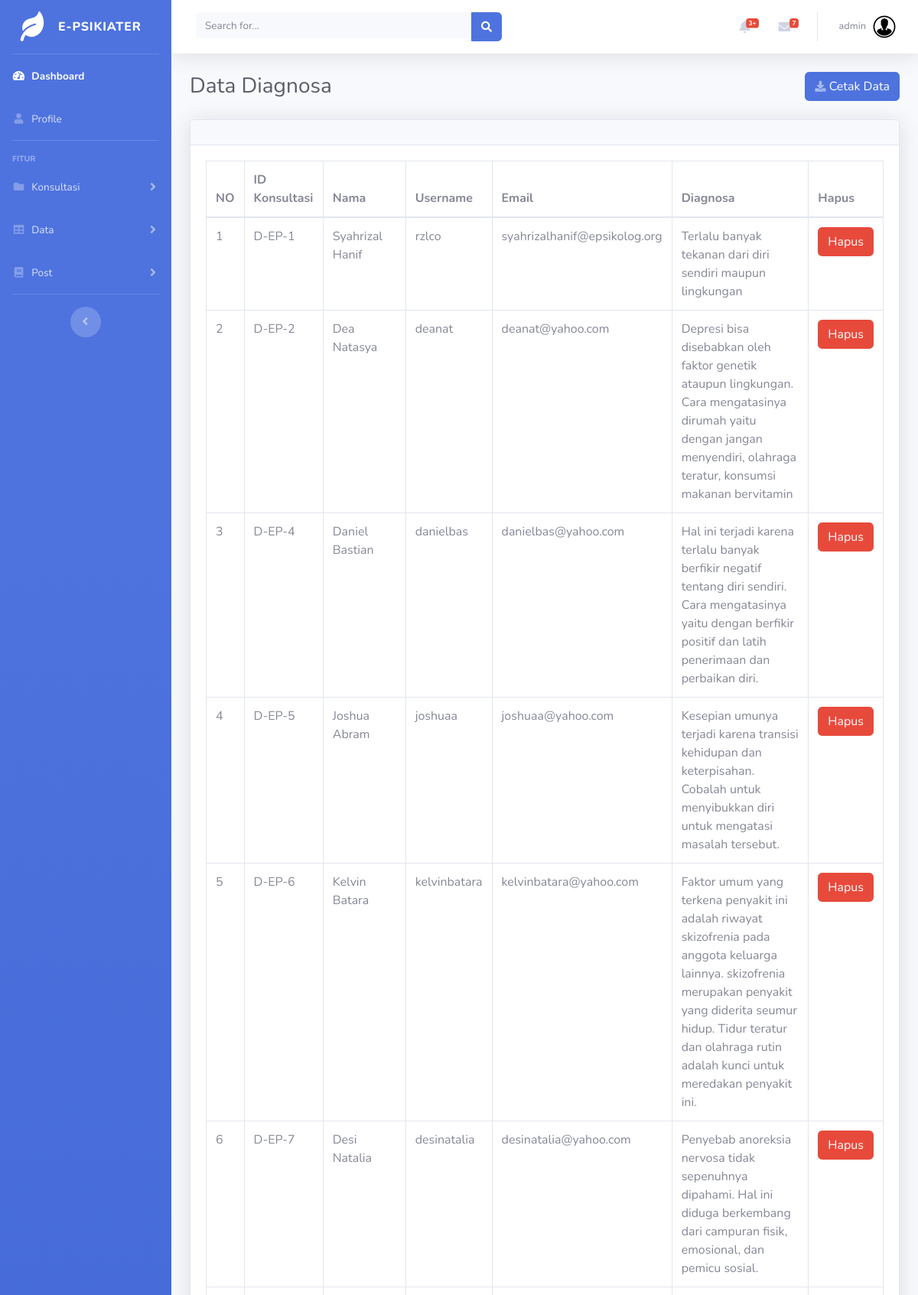
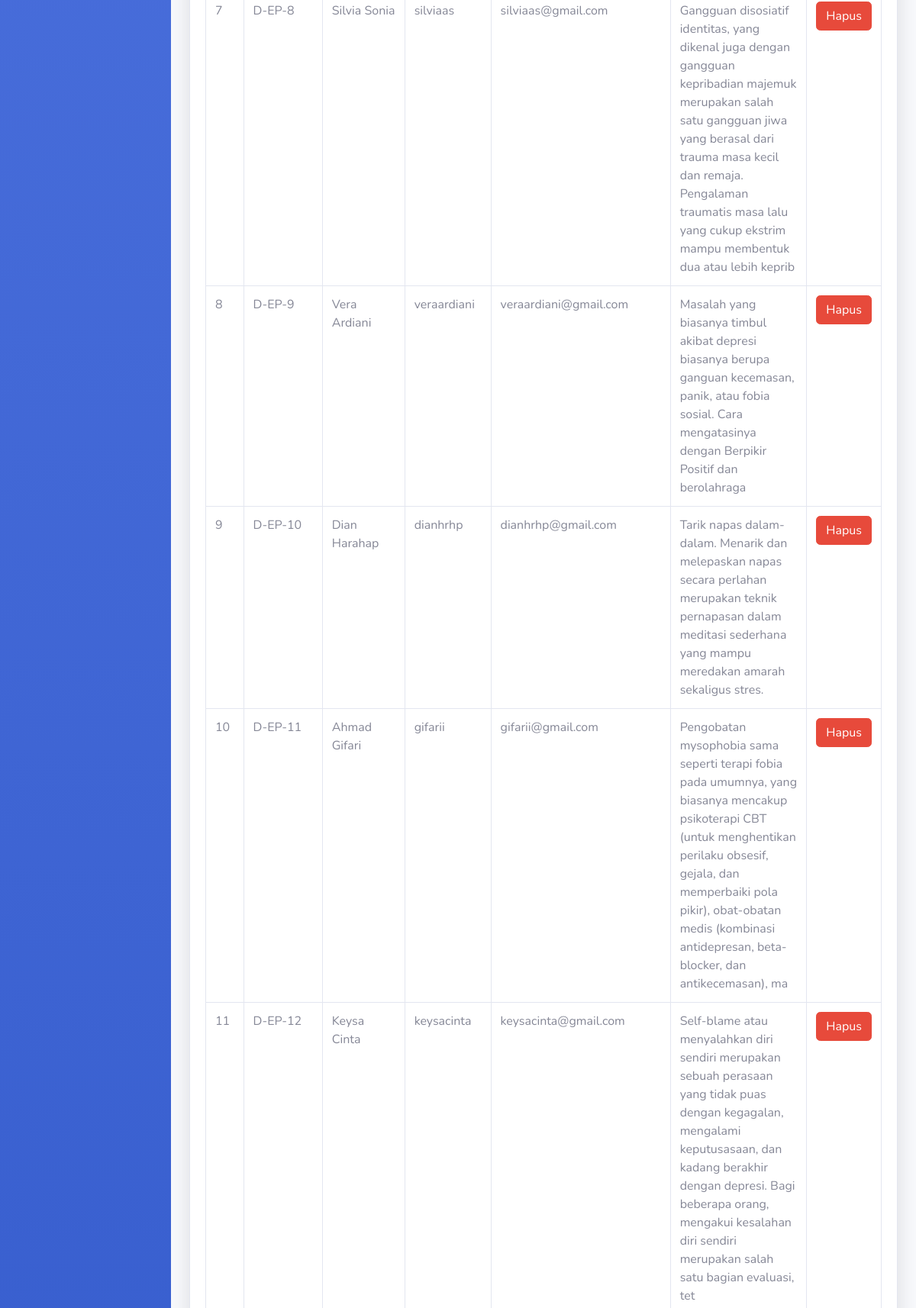
/admin/diagnosa.php (signed in, upper part), run on the app's committed database (2 pictures, top to bottom).
### tables this page shows
CREATE TABLE `diagnosa` (
  `id` int(100) NOT NULL,
  `id_konsultasi` int(100) NOT NULL,
  `diagnosa` varchar(255) NOT NULL
);

CREATE TABLE `anggota` (
  `id` int(100) NOT NULL,
  `nama` varchar(255) NOT NULL,
  `username` varchar(255) NOT NULL,
  `email` varchar(255) NOT NULL,
  `password` varchar(255) NOT NULL,
  `profile_picture` varchar(255) NOT NULL
);

### admin/diagnosa.php (the view, shortened to what this page needs)
<?php
include 'fungsi/keamanan.php';
include 'includes/header.php';
include 'includes/navbar.php';
?>
<div class="container-fluid">
<div class="d-sm-flex align-items-center justify-content-between mb-4">
    <h1 class="h3 mb-0 text-gray-800">Data Diagnosa</h1>
        <form class="form-inline" target="_blank" method="post" action="diagnosacetak.php">
              <button type="submit" id="pdf" name="generate_pdf" class="btn btn-primary"><i class="fas fa-download fa-sm text-white-50"></i> Cetak Data</button>
        </form>
  </div>
<div class="card shadow mb-4">
  <div class="card-header py-3">
  </div>
  <div class="card-body">
    <div class="table-responsive">
      <table class="table table-bordered" id="dataTable" width="100%" cellspacing="0">
        <thead>
          <tr>
            <th>NO </th>
            <th>ID Konsultasi </th>
            <th>Nama </th>
            <th>Username </th>
            <th>Email </th>
            <th>Diagnosa </th>
            <th>Hapus </th>
          </tr>
        </thead>
        <tbody>
          <?php
$query = mysqli_query($connection, " SELECT d.id, CONCAT('D-','EP-',d.id_konsultasi) id_konsultasi, a.nama, a.username, a.email, d.diagnosa FROM diagnosa d JOIN konsultasi k ON d.id_konsultasi = k.id JOIN anggota a ON k.id_anggota = a.id; ");
$no = 1;
while ($data = mysqli_fetch_array($query)) {
    ?>
          <tr>
            <td><?php echo $no; ?></td>
            <td><?php echo $data["id_konsultasi"]; ?></td>
            <td><?php echo $data["nama"]; ?></td>
            <td><?php echo $data["username"]; ?></td>
            <td><?php echo $data["email"]; ?></td>
            <td><?php echo $data["diagnosa"]; ?></td>
            <td>
            <form action="fungsi/diagnosacode.php" method="post">
            <button type="submit" name="delete_btn" class="btn btn-danger">Hapus</button>
            </form>
            </td>
          </tr>
          <?php
$no++;
}
?>
        </tbody>
      </table>
    </div>
  </div>
</div>
</div>
<?php
include 'includes/footer.php';
?>

### data on the page
diagnosa: id_konsultasi "D-EP-1", anggota.nama "Syahrizal Hanif", anggota.username "rzlco", anggota.email "syahrizalhanif@epsikolog.org", diagnosa "Terlalu banyak tekanan dari diri sendiri maupun lingkungan"
diagnosa: id_konsultasi "D-EP-2", anggota.nama "Dea Natasya", anggota.username "deanat", anggota.email "deanat@yahoo.com", diagnosa "Depresi bisa disebabkan oleh faktor genetik ataupun lingkungan. Cara mengatasinya dirumah yaitu dengan jangan menyendiri, olahraga teratur, konsumsi makanan bervitamin"
diagnosa: id_konsultasi "D-EP-4", anggota.nama "Daniel Bastian", anggota.username "danielbas", anggota.email "danielbas@yahoo.com", diagnosa "Hal ini terjadi karena terlalu banyak berfikir negatif tentang diri sendiri. Cara mengatasinya yaitu dengan berfikir positif dan latih penerimaan dan perbaikan diri."
diagnosa: id_konsultasi "D-EP-5", anggota.nama "Joshua Abram", anggota.username "joshuaa", anggota.email "joshuaa@yahoo.com", diagnosa "Kesepian umunya terjadi karena transisi kehidupan dan keterpisahan. Cobalah untuk menyibukkan diri untuk mengatasi masalah tersebut."
diagnosa: id_konsultasi "D-EP-6", anggota.nama "Kelvin Batara", anggota.username "kelvinbatara", anggota.email "kelvinbatara@yahoo.com", diagnosa "Faktor umum yang terkena penyakit ini adalah riwayat skizofrenia pada anggota keluarga lainnya. skizofrenia merupakan penyakit yang diderita seumur hidup. Tidur teratur dan olahraga rutin adalah kunci untuk meredakan penyakit ini."
diagnosa: id_konsultasi "D-EP-7", anggota.nama "Desi Natalia", anggota.username "desinatalia", anggota.email "desinatalia@yahoo.com", diagnosa "Penyebab anoreksia nervosa tidak sepenuhnya dipahami. Hal ini diduga berkembang dari campuran fisik, emosional, dan pemicu sosial."
diagnosa: id_konsultasi "D-EP-8", anggota.nama "Silvia Sonia", anggota.username "silviaas", anggota.email "silviaas@gmail.com", diagnosa "Gangguan disosiatif identitas, yang dikenal juga dengan gangguan kepribadian majemuk merupakan salah satu gangguan jiwa yang berasal dari trauma masa kecil dan remaja. Pengalaman traumatis masa lalu yang cukup ekstrim mampu membentuk dua atau lebih keprib"
diagnosa: id_konsultasi "D-EP-9", anggota.nama "Vera Ardiani", anggota.username "veraardiani", anggota.email "veraardiani@gmail.com", diagnosa "Masalah yang biasanya timbul akibat depresi biasanya berupa ganguan kecemasan, panik, atau fobia sosial. Cara mengatasinya dengan Berpikir Positif dan berolahraga"
diagnosa: id_konsultasi "D-EP-10", anggota.nama "Dian Harahap", anggota.username "dianhrhp", anggota.email "dianhrhp@gmail.com", diagnosa "Tarik napas dalam-dalam. Menarik dan melepaskan napas secara perlahan merupakan teknik pernapasan dalam meditasi sederhana yang mampu meredakan amarah sekaligus stres."
diagnosa: id_konsultasi "D-EP-11", anggota.nama "Ahmad Gifari", anggota.username "gifarii", anggota.email "gifarii@gmail.com", diagnosa "Pengobatan mysophobia sama seperti terapi fobia pada umumnya, yang biasanya mencakup psikoterapi CBT (untuk menghentikan perilaku obsesif, gejala, dan memperbaiki pola pikir), obat-obatan medis (kombinasi antidepresan, beta-blocker, dan antikecemasan), ma"
diagnosa: id_konsultasi "D-EP-12", anggota.nama "Keysa Cinta", anggota.username "keysacinta", anggota.email "keysacinta@gmail.com", diagnosa "Self-blame atau menyalahkan diri sendiri merupakan sebuah perasaan yang tidak puas dengan kegagalan, mengalami keputusasaan, dan kadang berakhir dengan depresi. Bagi beberapa orang, mengakui kesalahan diri sendiri merupakan salah satu bagian evaluasi, tet"

### other printed values
$_SESSION['username'] "admin"
